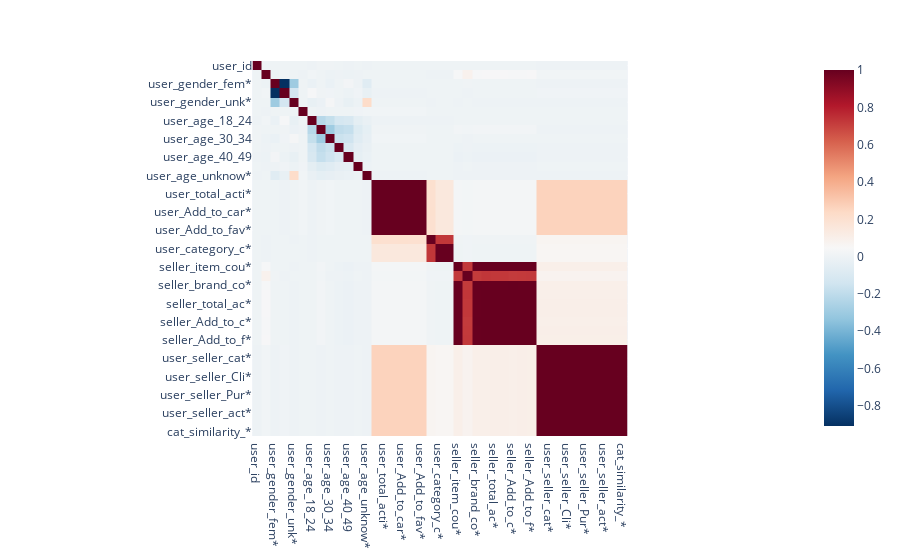

This figure's notebook cell:
### Code cell
print("Correlation:")
explanations["correlation"].ipython_plot()

### Figure 1 — Plotly figure (JSON) as saved in the notebook; plotly's stock layout.template omitted (floating-point values rounded to 4 significant figures; data arrays with more than 128 entries replaced by an {"elided": "..."} marker saying what was removed)
{"data": [{"coloraxis": "coloraxis", "hovertemplate": "x: %{x}<br>y: %{y}<br>color: %{z}<extra></extra>", "name": "0", "type": "heatmap", "x": ["user_id", "merchant_id", "user_gender_fem*", "user_gender_mal*", "user_gender_unk*", "user_age_0_18", "user_age_18_24", "user_age_25_29", "user_age_30_34", "user_age_35_39", "user_age_40_49", "user_age_50_", "user_age_unknow*", "user_active_day*", "user_total_acti*", "user_Click_Coun*", "user_Add_to_car*", "user_purchase_c*", "user_Add_to_fav*", "user_item_count", "user_category_c*", "user_brand_coun*", "seller_item_cou*", "seller_category*", "seller_brand_co*", "seller_active_d*", "seller_total_ac*", "seller_Click_Co*", "seller_Add_to_c*", "seller_purchase*", "seller_Add_to_f*", "user_seller_ite*", "user_seller_cat*", "user_seller_bra*", "user_seller_Cli*", "user_seller_Add*", "user_seller_Pur*", "user_seller_Add*", "user_seller_tot*", "user_seller_act*", "brand_similarit*", "cat_similarity_*"], "xaxis": "x", "y": ["user_id", "merchant_id", "user_gender_fem*", "user_gender_mal*", "user_gender_unk*", "user_age_0_18", "user_age_18_24", "user_age_25_29", "user_age_30_34", "user_age_35_39", "user_age_40_49", "user_age_50_", "user_age_unknow*", "user_active_day*", "user_total_acti*", "user_Click_Coun*", "user_Add_to_car*", "user_purchase_c*", "user_Add_to_fav*", "user_item_count", "user_category_c*", "user_brand_coun*", "seller_item_cou*", "seller_category*", "seller_brand_co*", "seller_active_d*", "seller_total_ac*", "seller_Click_Co*", "seller_Add_to_c*", "seller_purchase*", "seller_Add_to_f*", "user_seller_ite*", "user_seller_cat*", "user_seller_bra*", "user_seller_Cli*", "user_seller_Add*", "user_seller_Pur*", "user_seller_Add*", "user_seller_tot*", "user_seller_act*", "brand_similarit*", "cat_similarity_*"], "yaxis": "y", "z": {"elided": "42x42 float values"}}], "layout": {"coloraxis": {"colorscale": [[0, "rgb(5,48,97)"], [0.1, "rgb(33,102,172)"], [0.2, "rgb(67,147,195)"], [0.3, "rgb(146,197,222)"], [0.4, "rgb(209,229,240)"], [0.5, "rgb(247,247,247)"], [0.6, "rgb(253,219,199)"], [0.7, "rgb(244,165,130)"], [0.8, "rgb(214,96,77)"], [0.9, "rgb(178,24,43)"], [1, "rgb(103,0,31)"]]}, "margin": {"t": 60}, "xaxis": {"anchor": "y", "constrain": "domain", "domain": [0, 1], "scaleanchor": "y"}, "yaxis": {"anchor": "x", "autorange": "reversed", "constrain": "domain", "domain": [0, 1]}}}
